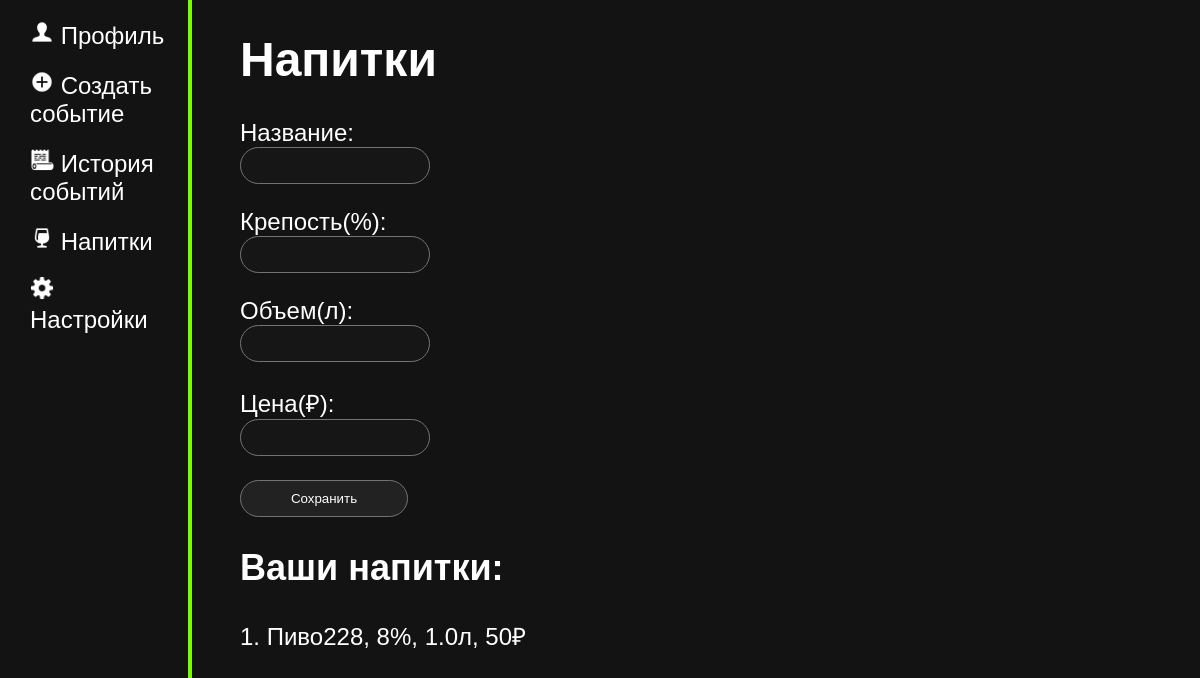
Before: /drinks (signed in) with the older database file.
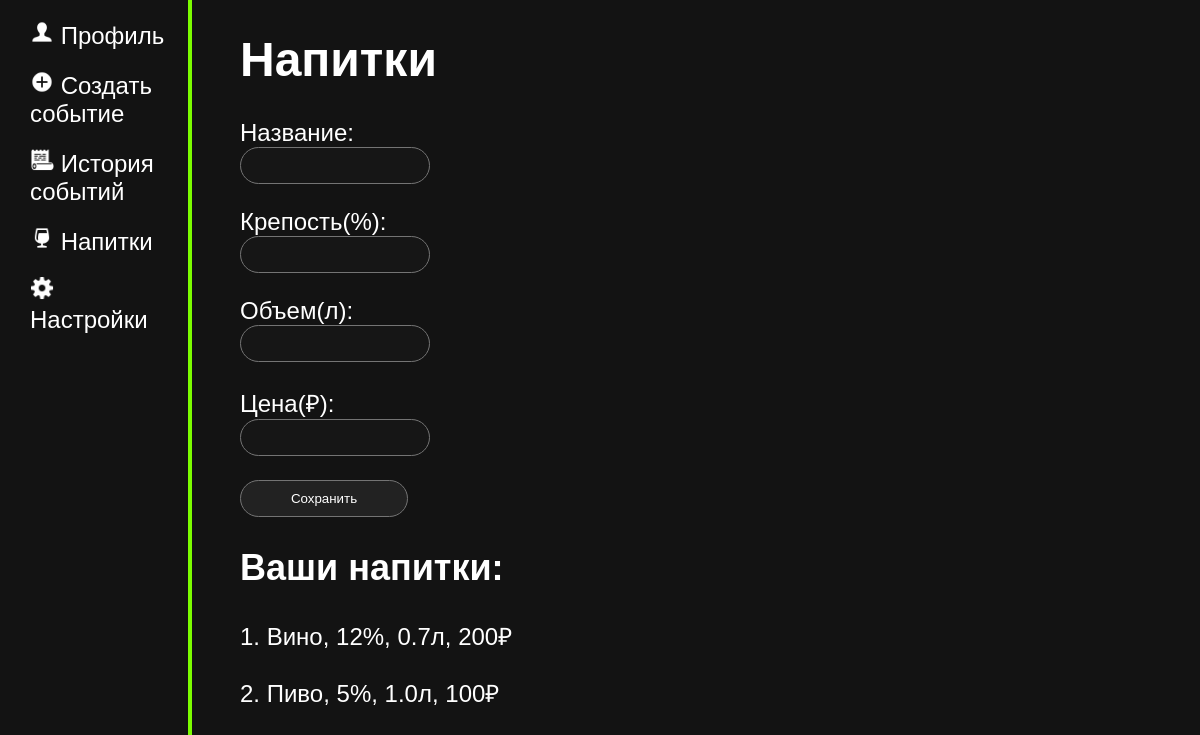
After: the same page with the newer database file.
### tables this page shows
CREATE TABLE drink 
(
    id INTEGER PRIMARY KEY AUTOINCREMENT,
    title TEXT NOT NULL,
    price INTEGER NOT NULL,
    alcohol INTEGER NOT NULL,
    volume REAL NOT NULL,
    user_id INTEGER,

    FOREIGN KEY(user_id) REFERENCES user(id) ON DELETE CASCADE
);

### main.py (the view, shortened to what this page needs)
@app.route("/drinks", methods = ["POST", "GET"])
@login_required
def drinks():
    drinks = D.get_drinks(current_user.get_id())
    return render_template("drinks.html", drinks = drinks)

### data.py (called while the page is built)
    def get_drinks(self, user_id):
        try:
            self.cursor.execute(f"SELECT id, title, alcohol, volume, price FROM drink WHERE user_id = {user_id} ORDER BY title")
            drinks = self.cursor.fetchall()
            return drinks
        except error:
            print("ОШИБКА! " + str(error))

    def get_user(self, user_id):
        try:
            self.cursor.execute(f"SELECT * FROM user WHERE id = {user_id} LIMIT 1")
            user = self.cursor.fetchone()
            return user
        except error:
                print("ОШИБКА! " + str(error))

### main.py (called while the page is built)
@login_manager.user_loader
def load_user(user_id):
    print("load user")
    return User().fromDB(user_id, D)

def connect_db():
    connect = sqlite3.connect(app.config['DATABASE'])
    connect.row_factory = sqlite3.Row
    return connect

def get_db():
    if not hasattr(g, "link_db"):
        g.link_db = connect_db()
        print("БАЗА ДАННЫХ ПОЛУЧЕНА")
    return g.link_db

@app.before_request
def before_request():
    global D
    db = get_db()
    D = Data(db)

### user.py (called while the page is built)
    def fromDB(self, user_id, db):
        self.__user = db.get_user(user_id)
        return self

    def get_id(self):
        return str(self.__user['id'])

### templates/drinks.html (shortened to what this page needs)
{% extends 'base.html' %}
{%block body%}
<div class="main">
    <h1>Напитки</h1>
    <div class="forma">
        <form action="" method="post">
            <p>Название: <br><input type="text" name="title" required></p>
            <p>Крепость(%): <br><input type="number" min="0" max="100" name="alcohol" required> </p>
            <p> Объем(л): <br><input type="number" name="volume" step="0.001" required> </p>
            <p> Цена(₽): <br><input type="number" name="price" required> </p>
            <p><input type="submit" value="Сохранить"></p>
        </form>
    </div>
    <h2>Ваши напитки:</h2>
    {%if drinks%}
    {%for i in drinks%}
    <div class="drinks">
        <p>{{loop.index}}. {{i.title}}, {{i.alcohol}}%, {{i.volume}}л, {{i.price}}₽
        </p>
    </div>
    {%endfor%}
    {% else %}
    <p>У вас пока нет напитков, но вы можете их добавить</p>
    {%endif%}
</div>
{%endblock body%}

Changed rows visible on the page:
removed drink: title "Пиво228", alcohol "8", volume "1.0", price "50"
added drink: title "Вино", alcohol "12", volume "0.7", price "200"
added drink: title "Пиво", alcohol "5", volume "1.0", price "100"
